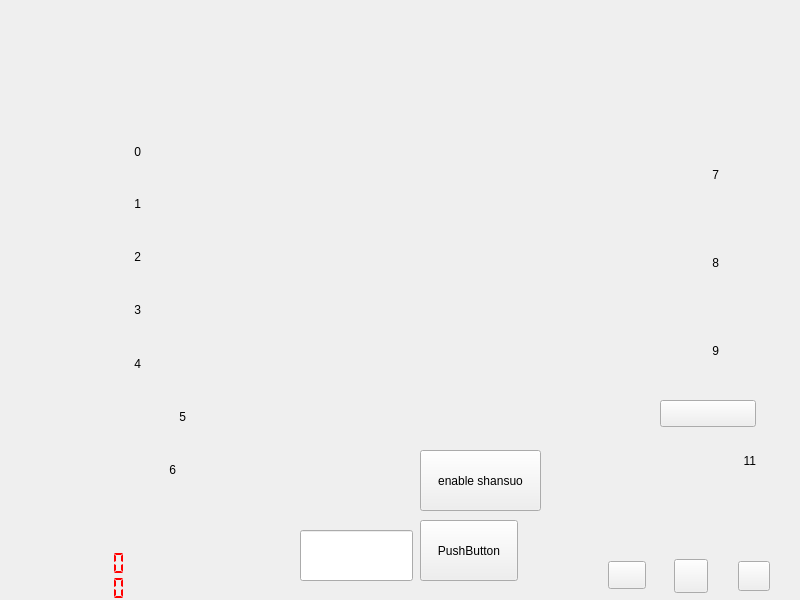
<?xml version="1.0" encoding="UTF-8"?>
<ui version="4.0">
 <class>Widget</class>
 <widget class="QWidget" name="Widget">
  <property name="geometry">
   <rect>
    <x>0</x>
    <y>0</y>
    <width>800</width>
    <height>600</height>
   </rect>
  </property>
  <property name="windowTitle">
   <string>Widget</string>
  </property>
  <widget class="QPushButton" name="pushButton">
   <property name="geometry">
    <rect>
     <x>608</x>
     <y>561</y>
     <width>38</width>
     <height>28</height>
    </rect>
   </property>
   <property name="styleSheet">
    <string notr="true">border-image: url(:/new/prefix1/img2/backlog.png);</string>
   </property>
   <property name="text">
    <string/>
   </property>
  </widget>
  <widget class="QPushButton" name="pushButton_2">
   <property name="geometry">
    <rect>
     <x>674</x>
     <y>559</y>
     <width>34</width>
     <height>34</height>
    </rect>
   </property>
   <property name="styleSheet">
    <string notr="true">border-image: url(:/new/prefix1/img2/setlog.png);</string>
   </property>
   <property name="text">
    <string/>
   </property>
  </widget>
  <widget class="QPushButton" name="pushButton_3">
   <property name="geometry">
    <rect>
     <x>738</x>
     <y>561</y>
     <width>32</width>
     <height>30</height>
    </rect>
   </property>
   <property name="styleSheet">
    <string notr="true">border-image: url(:/new/prefix1/img2/beeplog.png);</string>
   </property>
   <property name="text">
    <string/>
   </property>
  </widget>
  <widget class="QLCDNumber" name="lcdNumber">
   <property name="geometry">
    <rect>
     <x>0</x>
     <y>548</y>
     <width>131</width>
     <height>31</height>
    </rect>
   </property>
   <property name="styleSheet">
    <string notr="true">color: rgb(255, 0, 0);</string>
   </property>
   <property name="frameShape">
    <enum>QFrame::NoFrame</enum>
   </property>
   <property name="frameShadow">
    <enum>QFrame::Plain</enum>
   </property>
   <property name="numDigits">
    <number>10</number>
   </property>
   <property name="segmentStyle">
    <enum>QLCDNumber::Flat</enum>
   </property>
  </widget>
  <widget class="QLCDNumber" name="lcdNumber_2">
   <property name="geometry">
    <rect>
     <x>0</x>
     <y>573</y>
     <width>131</width>
     <height>31</height>
    </rect>
   </property>
   <property name="styleSheet">
    <string notr="true">color: rgb(255, 0, 0);</string>
   </property>
   <property name="frameShape">
    <enum>QFrame::NoFrame</enum>
   </property>
   <property name="numDigits">
    <number>10</number>
   </property>
   <property name="segmentStyle">
    <enum>QLCDNumber::Flat</enum>
   </property>
  </widget>
  <widget class="QLabel" name="label">
   <property name="geometry">
    <rect>
     <x>80</x>
     <y>136</y>
     <width>61</width>
     <height>31</height>
    </rect>
   </property>
   <property name="layoutDirection">
    <enum>Qt::LeftToRight</enum>
   </property>
   <property name="styleSheet">
    <string notr="true">font: 75 18pt &quot;Ubuntu&quot;;</string>
   </property>
   <property name="text">
    <string>0</string>
   </property>
   <property name="alignment">
    <set>Qt::AlignRight|Qt::AlignTrailing|Qt::AlignVCenter</set>
   </property>
  </widget>
  <widget class="QLabel" name="label_2">
   <property name="geometry">
    <rect>
     <x>80</x>
     <y>183</y>
     <width>61</width>
     <height>41</height>
    </rect>
   </property>
   <property name="styleSheet">
    <string notr="true">font: 75 18pt &quot;Ubuntu&quot;;</string>
   </property>
   <property name="text">
    <string>1</string>
   </property>
   <property name="alignment">
    <set>Qt::AlignRight|Qt::AlignTrailing|Qt::AlignVCenter</set>
   </property>
  </widget>
  <widget class="QLabel" name="label_3">
   <property name="geometry">
    <rect>
     <x>80</x>
     <y>236</y>
     <width>61</width>
     <height>41</height>
    </rect>
   </property>
   <property name="styleSheet">
    <string notr="true">font: 75 18pt &quot;Ubuntu&quot;;</string>
   </property>
   <property name="text">
    <string>2</string>
   </property>
   <property name="alignment">
    <set>Qt::AlignRight|Qt::AlignTrailing|Qt::AlignVCenter</set>
   </property>
  </widget>
  <widget class="QLabel" name="label_4">
   <property name="geometry">
    <rect>
     <x>80</x>
     <y>294</y>
     <width>61</width>
     <height>31</height>
    </rect>
   </property>
   <property name="styleSheet">
    <string notr="true">font: 75 18pt &quot;Ubuntu&quot;;</string>
   </property>
   <property name="text">
    <string>3</string>
   </property>
   <property name="alignment">
    <set>Qt::AlignRight|Qt::AlignTrailing|Qt::AlignVCenter</set>
   </property>
  </widget>
  <widget class="QLabel" name="label_5">
   <property name="geometry">
    <rect>
     <x>80</x>
     <y>348</y>
     <width>61</width>
     <height>31</height>
    </rect>
   </property>
   <property name="styleSheet">
    <string notr="true">font: 75 18pt &quot;Ubuntu&quot;;</string>
   </property>
   <property name="text">
    <string>4</string>
   </property>
   <property name="alignment">
    <set>Qt::AlignRight|Qt::AlignTrailing|Qt::AlignVCenter</set>
   </property>
  </widget>
  <widget class="QLabel" name="label_6">
   <property name="geometry">
    <rect>
     <x>85</x>
     <y>396</y>
     <width>101</width>
     <height>41</height>
    </rect>
   </property>
   <property name="styleSheet">
    <string notr="true">font: 75 18pt &quot;Ubuntu&quot;;</string>
   </property>
   <property name="text">
    <string>5</string>
   </property>
   <property name="alignment">
    <set>Qt::AlignRight|Qt::AlignTrailing|Qt::AlignVCenter</set>
   </property>
  </widget>
  <widget class="QLabel" name="label_7">
   <property name="geometry">
    <rect>
     <x>65</x>
     <y>454</y>
     <width>111</width>
     <height>31</height>
    </rect>
   </property>
   <property name="styleSheet">
    <string notr="true">font: 75 18pt &quot;Ubuntu&quot;;</string>
   </property>
   <property name="text">
    <string>6</string>
   </property>
   <property name="alignment">
    <set>Qt::AlignRight|Qt::AlignTrailing|Qt::AlignVCenter</set>
   </property>
  </widget>
  <widget class="QLabel" name="label_8">
   <property name="geometry">
    <rect>
     <x>648</x>
     <y>154</y>
     <width>71</width>
     <height>41</height>
    </rect>
   </property>
   <property name="styleSheet">
    <string notr="true">font: 75 18pt &quot;Ubuntu&quot;;</string>
   </property>
   <property name="text">
    <string>7</string>
   </property>
   <property name="alignment">
    <set>Qt::AlignRight|Qt::AlignTrailing|Qt::AlignVCenter</set>
   </property>
  </widget>
  <widget class="QLabel" name="label_9">
   <property name="geometry">
    <rect>
     <x>648</x>
     <y>242</y>
     <width>71</width>
     <height>41</height>
    </rect>
   </property>
   <property name="styleSheet">
    <string notr="true">font: 75 18pt &quot;Ubuntu&quot;;</string>
   </property>
   <property name="text">
    <string>8</string>
   </property>
   <property name="alignment">
    <set>Qt::AlignRight|Qt::AlignTrailing|Qt::AlignVCenter</set>
   </property>
  </widget>
  <widget class="QLabel" name="label_10">
   <property name="geometry">
    <rect>
     <x>648</x>
     <y>330</y>
     <width>71</width>
     <height>41</height>
    </rect>
   </property>
   <property name="styleSheet">
    <string notr="true">font: 75 18pt &quot;Ubuntu&quot;;</string>
   </property>
   <property name="text">
    <string>9</string>
   </property>
   <property name="alignment">
    <set>Qt::AlignRight|Qt::AlignTrailing|Qt::AlignVCenter</set>
   </property>
  </widget>
  <widget class="QLabel" name="label_12">
   <property name="geometry">
    <rect>
     <x>645</x>
     <y>440</y>
     <width>111</width>
     <height>41</height>
    </rect>
   </property>
   <property name="styleSheet">
    <string notr="true">font: 75 18pt &quot;Ubuntu&quot;;</string>
   </property>
   <property name="text">
    <string>11</string>
   </property>
   <property name="alignment">
    <set>Qt::AlignRight|Qt::AlignTrailing|Qt::AlignVCenter</set>
   </property>
  </widget>
  <widget class="QPushButton" name="pushButton_4">
   <property name="geometry">
    <rect>
     <x>420</x>
     <y>520</y>
     <width>98</width>
     <height>61</height>
    </rect>
   </property>
   <property name="text">
    <string>PushButton</string>
   </property>
  </widget>
  <widget class="QLineEdit" name="lineEdit">
   <property name="geometry">
    <rect>
     <x>300</x>
     <y>530</y>
     <width>113</width>
     <height>51</height>
    </rect>
   </property>
  </widget>
  <widget class="QPushButton" name="pushButton_5">
   <property name="geometry">
    <rect>
     <x>420</x>
     <y>450</y>
     <width>121</width>
     <height>61</height>
    </rect>
   </property>
   <property name="text">
    <string>enable shansuo</string>
   </property>
  </widget>
  <widget class="QPushButton" name="pushButton_6">
   <property name="geometry">
    <rect>
     <x>660</x>
     <y>400</y>
     <width>96</width>
     <height>27</height>
    </rect>
   </property>
   <property name="styleSheet">
    <string notr="true"/>
   </property>
   <property name="text">
    <string/>
   </property>
  </widget>
 </widget>
 <layoutdefault spacing="6" margin="11"/>
 <resources/>
 <connections/>
</ui>
